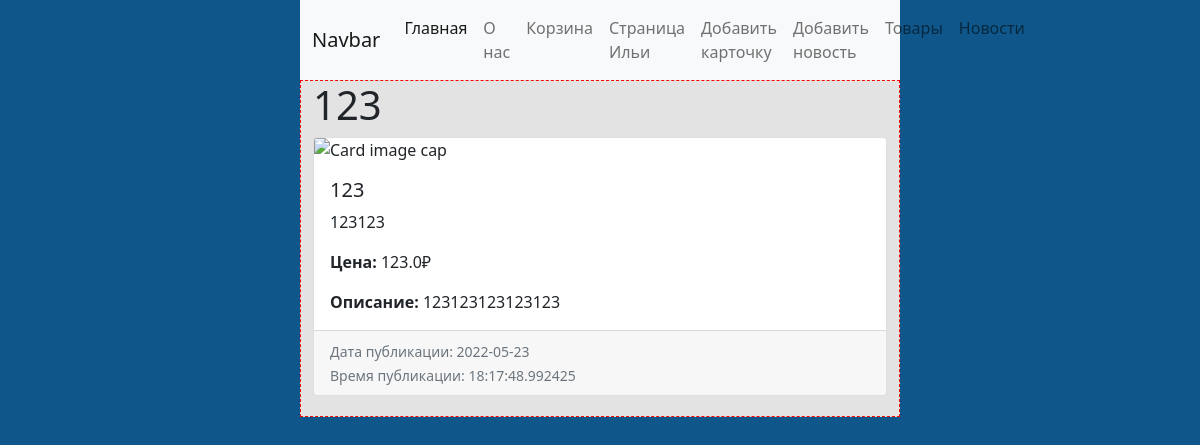
Page /cards/1 on the committed database.
### main.py (models this page shows, shortened)
class Card(db.Model):
    id = db.Column(db.Integer, primary_key=True)
    title = db.Column(db.String(100), nullable=False)
    description = db.Column(db.String(300), nullable=False)
    full_description = db.Column(db.Text, nullable=False)
    price = db.Column(db.Float, default=0)
    time = db.Column(db.DateTime, default=datetime.utcnow)

### main.py (the view)
@app.route("/cards/<int:id>")
def cards_detail(id):
    card = Card.query.get(id)
    return render_template("card_detail.html", card=card)

### templates/card_detail.html (shortened to what this page needs)
{%extends "base.html"%}
{%block body%}
    <div class="container" style="border: 1px dashed red; background: #e3e3e3;">
        <h1>{{card.title}}</h1>
        <div class="card" style="width: 100%; margin:0 0 20px;">
          <img class="card-img-top" src=".../100px180/" alt="Card image cap">
          <div class="card-body">
            <h5 class="card-title">{{card.title}}</h5>
            <p class="card-text">{{card.description}}</p>
            <p class="card-text"><strong>Цена:</strong> {{card.price}}₽</p>
            <p class="card-text"><strong>Описание:</strong> {{card.full_description}}</p>
          </div>
          <div class="card-footer">
            <small class="text-muted">Дата публикации: {{card.time.date()}}</small><br>
            <small class="text-muted">Время публикации: {{card.time.time()}}</small>
          </div>
        </div>
    </div>
{%endblock%}

### static/css/style.css (style rules this page uses)
body { background: #0f578a; margin-left: 300px; margin-right: 300px; }

### rows in the picture
Card: title "123", description "123123", price "123.0", full_description "123123123123123", time "2022-05-23"
